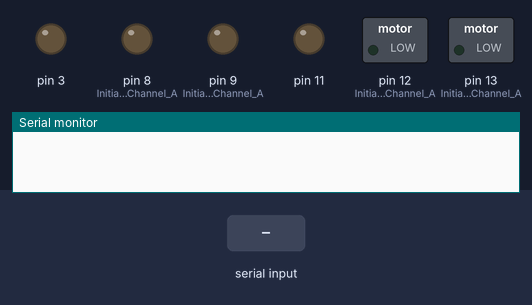
Bench run of a sketch on a simulated Arduino Uno, built with avr-gcc and run on an emulated ATmega328P. On the bench: switched loads named in the sketch (green lamp = pin HIGH), output pins drawn as LEDs (lit = HIGH), the last lines printed to the serial monitor. The inputs (shaded band) are chosen by the test bench.

Above: at 1.2 s.
1.3 s: "1" received over Serial
At 2.5 s:
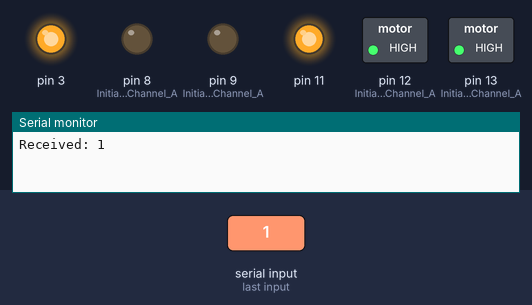
2.8 s: "2" received over Serial
At 3.7 s:
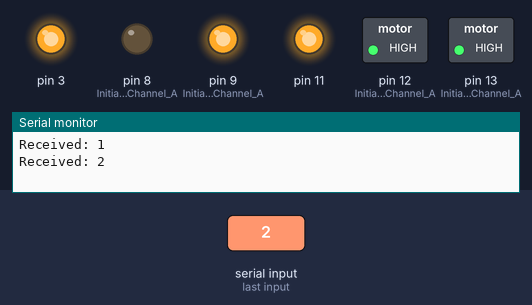
4.3 s: "3" received over Serial
At 4.9 s:
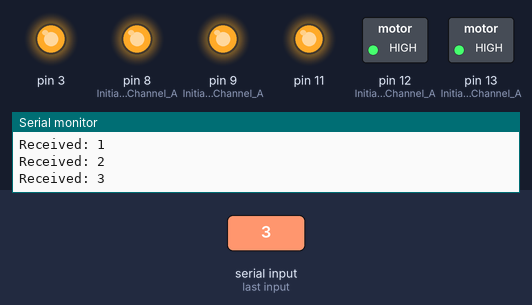
5.8 s: "4" received over Serial
At 7.0 s:
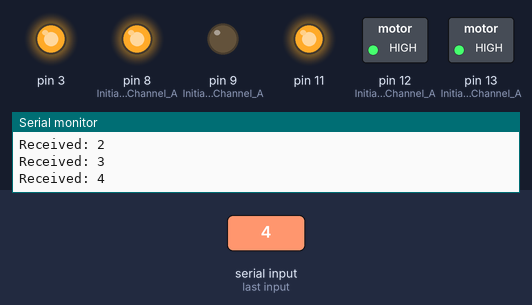
7.3 s: "5" received over Serial
At 8.3 s:
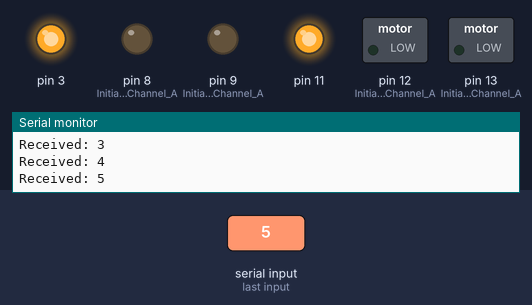
8.8 s: "2" received over Serial
At 9.5 s:
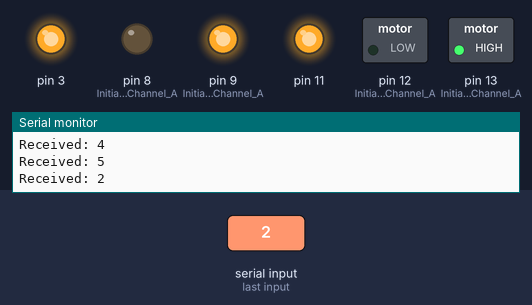
Timing chart, 0 to 11.3 s (numbered marks = the images above; inputs shaded):
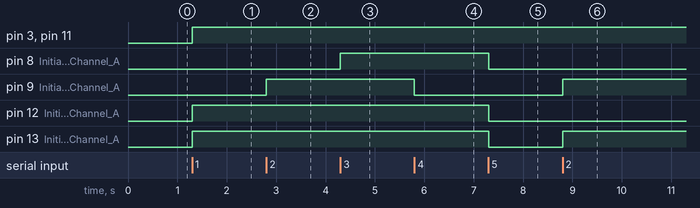

The sketch:

ArduinoCarSketch.ino
```cpp
/**
 * Systems Technology Group, Inc. (STG)
 * http://www.stgit.com
 * Arduino Powered Car with Mobile Control
 *
 * Sakthi Dasan Sekar
 * sakthidasans@stgit.com
 */


int maxspeed = 255;

void setup()
{

   Serial.begin(9600);
   //BTSerial.begin(9600);

    //Setup Channel A
    pinMode(12, OUTPUT); //Initiates Motor Channel A pin
    pinMode(9, OUTPUT); //Initiates Brake Channel A pin

    //Setup Channel B
    pinMode(13, OUTPUT); //Initiates Motor Channel A pin
    pinMode(8, OUTPUT);  //Initiates Brake Channel A pin
}

void loop()
{

   if (Serial.available() > 0) {
        char ch = Serial.read();

        Serial.print("Received: ");
        Serial.println(ch);

       if (ch == '1') {
          // Forward control
          //Motor A forward at full speed
          digitalWrite(12, HIGH);  // Establishes forward direction
          digitalWrite(9, LOW);    // Disble the brake for Motor A
          analogWrite(3, maxspeed);     // Spins the motor on Channel A at full speed
          //Motor B backward at half speed
          digitalWrite(13, HIGH);  // Establishes forward direction
          digitalWrite(8, LOW);    // Disable the Brake for Motor B
          analogWrite(11, maxspeed);    // Spins the motor on Channel B at half speed
          //delay(6000);
       } else if(ch == '2'){
          // Turn Left  control
          //Motor A
          digitalWrite(9, HIGH);  // Brake for Channel A
          //Motor B backward at half speed
          digitalWrite(13, HIGH);  // Establishes backward direction
          digitalWrite(8, LOW);    // Disable the Brake for Motor B
          analogWrite(11, maxspeed);    // Spins the motor on Channel B at half speed
          //delay(6000);
       } else if(ch == '3'){
          // Stop Control
          digitalWrite(9, HIGH);  //Brake for Channel A
          digitalWrite(8, HIGH);  //Brake for Channel B
          //delay(2000);
       }else if(ch == '4'){
          // Turn Right  control
          //Motor A forward at full speed
          digitalWrite(12, HIGH);  // Establishes backward direction
          digitalWrite(9, LOW);    // Disble the brake for Motor A
          analogWrite(3, maxspeed);     // Spins the motor on Channel A at full speed
          //Motor B
          digitalWrite(8, HIGH);  //Brake for Channel B
          //delay(6000);
       } else if(ch == '5'){
          // Backward  control
          //Motor A forward at full speed
          digitalWrite(12, LOW);  // Establishes backward direction
          digitalWrite(9, LOW);    // Disble the brake for Motor A
          analogWrite(3, maxspeed);     // Spins the motor on Channel A at full speed
          //Motor B backward at half speed
          digitalWrite(13, LOW);  // Establishes backward direction
          digitalWrite(8, LOW);    // Disable the Brake for Motor B
          analogWrite(11, maxspeed);    // Spins the motor on Channel B at half speed
         // delay(6000);
       }
    }

}
```

Measured:
- after the input at 1.3 s, pin 3, pin 11, pin 12 (Initiates_Motor_Channel_A), pin 13 (Initiates_Motor_Channel_A): LOW → HIGH at once
- after the input at 2.8 s, pin 9 (Initiates_Brake_Channel_A): LOW → HIGH at once
- after the input at 4.3 s, pin 8 (Initiates_Brake_Channel_A): LOW → HIGH at once
- after the input at 5.8 s, pin 9 (Initiates_Brake_Channel_A): HIGH → LOW at once
- after the input at 7.3 s, pin 8 (Initiates_Brake_Channel_A), pin 12 (Initiates_Motor_Channel_A), pin 13 (Initiates_Motor_Channel_A): HIGH → LOW at once
- after the input at 8.8 s, pin 9 (Initiates_Brake_Channel_A), pin 13 (Initiates_Motor_Channel_A): LOW → HIGH at once
